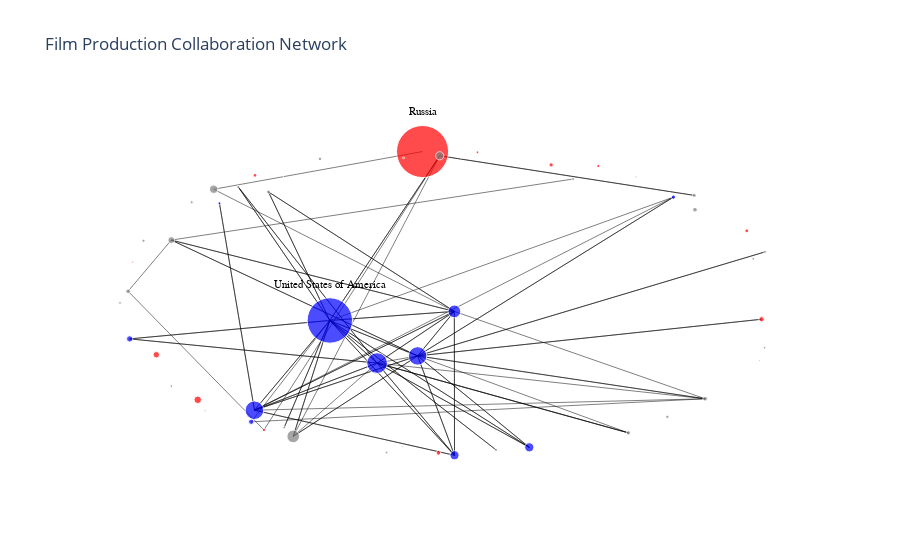

Source (notebook cell):
### Code cell
# With plotly
pos = nx.spring_layout(G, seed=42, k=10, iterations=100)
edge_x = []
edge_y = []
edge_weights = []

for edge in G.edges():
    x0, y0 = pos[edge[0]]
    x1, y1 = pos[edge[1]]
    edge_x.append(x0)
    edge_x.append(x1)
    edge_y.append(y0)
    edge_y.append(y1)
    edge_weights.append(G[edge[0]][edge[1]]['weight'])

edge_trace = go.Scatter(
    x=edge_x,
    y=edge_y,
    line=dict(width=0.5, color='black'),
    hoverinfo='none',
    mode='lines'
)

node_x = []
node_y = []
node_colors = []
node_sizes = []

for node in G.nodes():
    x, y = pos[node]
    node_x.append(x)
    node_y.append(y)
    if G.nodes[node]['side'] == 'Western':
        node_colors.append('blue')
    elif G.nodes[node]['side'] == 'Eastern':
        node_colors.append('red')
    elif G.nodes[node]['side'] == 'Lack of data':
        node_colors.append('lightyellow')
    else:
        node_colors.append('grey')
    node_sizes.append(G.nodes[node]['size'] * 0.5)

# Find the two nodes with the largest size
largest_nodes = sorted(G.nodes(data=True), key=lambda x: x[1]['size'], reverse=True)[:2]
largest_node_names = {node[0] for node in largest_nodes}  # Extract their names

# Update node labels
node_labels = [node if node in largest_node_names else "" for node in G.nodes()]

node_trace = go.Scatter(
    x=node_x,
    y=node_y,
    mode='markers+text',
    text=node_labels,
    textposition="top center",
    hoverinfo='text',
    hovertext=[node for node in G.nodes()],
    marker=dict(
        showscale=False,
        colorscale='YlGnBu',
        size=node_sizes,
        color=node_colors
    ),
    textfont=dict(
        family='Arial Black',
        size=11,
        color="black"  
    )
)

layout = go.Layout(
                    title='Film Production Collaboration Network',
                    showlegend=False,
                    hovermode='closest',
                    xaxis=dict(showgrid=False, zeroline=False, showticklabels=False, visible=False),
                    yaxis=dict(showgrid=False, zeroline=False, showticklabels=False, visible=False),
                    plot_bgcolor='white'
                )

fig = go.Figure(data=[edge_trace, node_trace], layout=layout)

fig.show()

### Figure 1 — Plotly figure (JSON) as saved in the notebook; plotly's stock layout.template omitted (floating-point values rounded to 4 significant figures)
{"data": [{"hoverinfo": "none", "line": {"color": "black", "width": 0.5}, "mode": "lines", "type": "scatter", "x": [-0.07741, -0.707, 0.01847, -0.584, 0.01847, -0.09224, 0.01847, -0.5418, 0.01847, 0.01894, 0.01847, -0.2144, 0.01847, -0.3569, 0.01847, -0.8346, 0.01847, 0.7744, -0.584, -0.09224, -0.584, -0.6895, -0.584, 0.01894, -0.584, -0.3569, -0.584, -0.2144, -0.584, 0.6789, -0.3569, -0.2144, -0.3569, 0.01894, -0.3569, -0.09224, -0.3569, -0.4672, -0.3569, 0.2444, -0.3569, -0.9601, -0.3569, -0.5418, -0.3569, -0.4946, -0.3569, -0.02564, -0.3569, -0.6329, -0.3569, 0.144, -0.3569, -0.5938, 0.7744, -0.09224, 0.7744, -0.2144, -0.09224, -0.2144, -0.09224, 0.01894, -0.09224, 0.9443, -0.09224, 0.6789, -0.09224, 0.2444, -0.09224, 0.955, -0.09224, -0.8346, -0.09224, -0.4672, -0.09224, 0.543, -0.2144, 0.01894, -0.2144, 0.2444, -0.2144, -0.6329, -0.2144, 0.543, -0.2144, -0.9601, -0.2144, -0.4672, -0.02564, 0.7417, -0.02564, -0.5555, -0.9649, -0.8346, -0.8346, 0.3766], "y": [0.9937, 0.7484, -0.04642, -0.6895, -0.04642, -0.3361, -0.04642, 0.7311, -0.04642, -0.9828, -0.04642, -0.3828, -0.04642, -0.1055, -0.04642, 0.4175, -0.04642, -0.6151, -0.6895, -0.3361, -0.6895, 0.6575, -0.6895, -0.9828, -0.6895, -0.1055, -0.6895, -0.3828, -0.6895, 0.6972, -0.1055, -0.3828, -0.1055, -0.9828, -0.1055, -0.3361, -0.1055, -0.8596, -0.1055, -0.9312, -0.1055, -0.2253, -0.1055, 0.7311, -0.1055, -0.8026, -0.1055, 0.9663, -0.1055, 0.7635, -0.1055, -0.9476, -0.1055, -0.765, -0.6151, -0.3361, -0.6151, -0.3828, -0.3361, -0.3828, -0.3361, -0.9828, -0.3361, -0.09755, -0.3361, 0.6972, -0.3361, -0.9312, -0.3361, 0.341, -0.3361, 0.4175, -0.3361, -0.8596, -0.3361, -0.837, -0.3828, -0.9828, -0.3828, -0.9312, -0.3828, 0.7635, -0.3828, -0.837, -0.3828, -0.2253, -0.3828, -0.8596, 0.9663, 0.7084, 0.9663, -0.8179, 0.08457, 0.4175, 0.4175, 0.8152]}, {"hoverinfo": "text", "hovertext": ["Russia", "Germany", "Italy", "United States of America", "Estonia", "Ukraine", "Switzerland", "Lithuania", "France", "Egypt", "United Kingdom", "India", "Hong Kong", "Costa Rica", "Spain", "Canada", "Latvia", "Hungary", "Japan", "Poland", "Denmark", "Korea", "Croatia", "Austria", "Philippines", "Portugal", "Taiwan", "Georgia", "Romania", "Australia", "South Africa", "Luxembourg", "Sweden", "Ireland", "Greece", "Uruguay", "Argentina", "Belgium", "Netherlands", "Czech Republic", "Bangladesh", "New Zealand", "Albania", "Finland", "Iceland", "Liechtenstein", "Iran", "Zimbabwe", "Norway", "Bosnia and Herzegovina", "Cuba", "Peru", "Israel", "Uzbekistan", "China", "Mexico", "Azerbaijan", "Bolivia", "Brazil", "Venezuela", "Serbia", "Macedonia", "Monaco", "Slovakia", "Turkey", "Senegal", "Tunisia", "Qatar", "Cote D'Ivoire", "Belarus", "Armenia", "Algeria", "Thailand", "Colombia", "Chile", "Singapore", "Ghana", "Morocco", "Vietnam", "Slovenia", "Pakistan", "Montenegro", "Namibia", "Bulgaria", "Yugoslavia", "Moldova", "Burkina Faso", "Aruba", "Czechoslovakia", "Ethiopia", "Jordan", "Puerto Rico", "Kazakhstan", "Indonesia", "Congo", "Libya", "Bhutan", "Jamaica", "Mauritania", "Angola", "Turkmenistan", "Panama", "Afghanistan", "Martinique", "Trinidad and Tobago", "Syria", "Kyrgyzstan", "Botswana", "Guinea", "Bahamas", "Papua New Guinea", "Ecuador", "Palestinian Territory", "Mali"], "marker": {"color": ["red", "blue", "blue", "blue", "red", "grey", "grey", "red", "blue", "grey", "blue", "red", "grey", "lightyellow", "blue", "blue", "red", "red", "grey", "red", "grey", "grey", "blue", "grey", "grey", "grey", "grey", "red", "grey", "blue", "grey", "lightyellow", "grey", "grey", "grey", "lightyellow", "grey", "blue", "grey", "red", "lightyellow", "grey", "lightyellow", "grey", "lightyellow", "lightyellow", "grey", "lightyellow", "grey", "grey", "red", "lightyellow", "grey", "grey", "red", "blue", "lightyellow", "lightyellow", "grey", "lightyellow", "red", "lightyellow", "lightyellow", "grey", "grey", "lightyellow", "lightyellow", "lightyellow", "lightyellow", "grey", "grey", "lightyellow", "lightyellow", "lightyellow", "lightyellow", "lightyellow", "lightyellow", "lightyellow", "lightyellow", "lightyellow", "lightyellow", "lightyellow", "lightyellow", "lightyellow", "lightyellow", "lightyellow", "lightyellow", "lightyellow", "lightyellow", "lightyellow", "lightyellow", "lightyellow", "lightyellow", "lightyellow", "lightyellow", "lightyellow", "lightyellow", "lightyellow", "lightyellow", "lightyellow", "lightyellow", "lightyellow", "lightyellow", "lightyellow", "lightyellow", "lightyellow", "lightyellow", "lightyellow", "lightyellow", "lightyellow", "lightyellow", "lightyellow", "lightyellow", "lightyellow"], "colorscale": [[0, "rgb(255,255,217)"], [0.125, "rgb(237,248,177)"], [0.25, "rgb(199,233,180)"], [0.375, "rgb(127,205,187)"], [0.5, "rgb(65,182,196)"], [0.625, "rgb(29,145,192)"], [0.75, "rgb(34,94,168)"], [0.875, "rgb(37,52,148)"], [1, "rgb(8,29,88)"]], "showscale": false, "size": [52.09, 12.7, 18.53, 45.38, 4.243, 8.367, 4.664, 7.55, 18.45, 1.658, 20.69, 6.442, 8.261, 0.866, 9.138, 9.165, 3.708, 3.841, 12.65, 5.268, 4.583, 2.915, 2.915, 3.64, 3, 2.784, 3.808, 2.598, 2.598, 6.325, 2.398, 1.414, 6.892, 2.958, 3.5, 0.5, 3.122, 4.272, 4.301, 4.61, 0.5, 2.646, 0.5, 4.664, 1.5, 1.5, 2.693, 0.866, 2.872, 2, 1.871, 1.323, 2.449, 2, 3.202, 5.339, 0.866, 0.7071, 3.317, 1.323, 3.122, 0.7071, 0.866, 1.732, 2.784, 1.5, 1.323, 0.5, 0.5, 1.658, 1.581, 1.323, 1.225, 0.866, 1.414, 0.866, 0.7071, 1.323, 0.866, 0.7071, 0.7071, 0.7071, 0.866, 1.414, 0.7071, 0.866, 1, 0.5, 1, 0.5, 0.5, 1, 1.323, 1, 0.5, 0.5, 0.5, 0.7071, 1, 0.5, 0.7071, 0.866, 0.5, 0.5, 0.5, 0.5, 0.7071, 0.7071, 0.5, 0.5, 0.5, 0.5, 0.5, 0.5]}, "mode": "markers+text", "text": ["Russia", "", "", "United States of America", "", "", "", "", "", "", "", "", "", "", "", "", "", "", "", "", "", "", "", "", "", "", "", "", "", "", "", "", "", "", "", "", "", "", "", "", "", "", "", "", "", "", "", "", "", "", "", "", "", "", "", "", "", "", "", "", "", "", "", "", "", "", "", "", "", "", "", "", "", "", "", "", "", "", "", "", "", "", "", "", "", "", "", "", "", "", "", "", "", "", "", "", "", "", "", "", "", "", "", "", "", "", "", "", "", "", "", "", "", ""], "textfont": {"color": "black", "family": "Arial Black", "size": 11}, "textposition": "top center", "type": "scatter", "x": [-0.07741, 0.01847, -0.584, -0.3569, 0.3101, -0.707, 0.7744, -0.7549, -0.09224, -0.1389, -0.2144, -0.8799, -0.02564, -0.9298, 0.01894, 0.2444, -0.5825, 0.8999, -0.4672, 0.9443, -0.9649, -0.7732, -0.6895, -0.5418, 0.144, 0.955, 0.7417, 0.08799, -0.8346, -0.9601, -0.4946, 0.9542, -0.8346, -0.6329, -0.3866, 0.6052, -0.9185, 0.6789, 0.543, -0.02943, 0.9025, -0.186, -0.6693, 0.7437, 0.986, -0.8488, 0.9195, 0.9623, 0.3766, -0.733, -0.9508, -0.9046, 0.9535, -0.1347, -0.5555, -0.5938, 0.8072, 0.1949, 0.6604, 0.9808, 0.4523, -0.2501, -0.9337, 0.5662, -0.9893, -0.2988, -0.9299, 0.9866, 0.03838, -0.1933, 0.9378, 0.5325, -0.3575, 0.8764, -0.9113, 0.8518, -0.9622, 0.9076, 0.496, -0.4972, -0.2457, 0.8157, -0.8255, -0.4013, -0.9726, 0.3319, 0.08075, 0.4716, 0.8453, 0.7471, -0.0902, 0.6491, -0.7611, 0.9589, 0.3474, -0.4704, 0.964, -0.8225, 0.3739, 0.8442, 0.42, -0.287, 0.2007, -0.9196, -0.8918, 0.141, 0.6925, 0.7955, -0.3738, 0.2604, 0.5846, -0.9682, -0.7769, 1], "y": [0.9937, -0.04642, -0.6895, -0.1055, 0.9068, 0.7484, -0.6151, -0.6218, -0.3361, -0.9268, -0.3828, -0.3285, 0.9663, 0.2189, -0.9828, -0.9312, 0.8388, 0.4779, -0.8596, -0.09755, 0.08457, 0.6635, 0.6575, 0.7311, -0.9476, 0.341, 0.7084, 0.9893, -0.5325, -0.2253, -0.8026, -0.2144, 0.4175, 0.7635, 0.9461, -0.7711, 0.413, 0.6972, -0.837, -0.9671, 0.3998, -0.9646, -0.6645, 0.6149, 0.004987, 0.4902, 0.2958, 0.06213, 0.8152, -0.693, 0.2743, 0.08097, -0.2832, 0.9527, -0.8179, -0.765, 0.6139, 0.9671, -0.7326, 0.1195, 0.8996, -0.9424, -0.1681, 0.8299, 0.008667, -0.9011, -0.2838, -0.1562, 0.9504, 0.9834, -0.3659, -0.7607, -0.9241, -0.3083, -0.3827, -0.5192, -0.05105, -0.4462, 0.8384, 0.8315, 0.9088, 0.4609, 0.5639, -0.8746, 0.1597, -0.9396, -0.9448, -0.8465, -0.4373, -0.682, -0.968, 0.7866, 0.5801, 0.1781, -0.8775, 0.8919, 0.2397, -0.4455, 0.9268, 0.5452, -0.889, 0.9565, -0.9724, 0.3386, -0.4649, 0.9401, -0.6669, -0.5525, 0.8887, 0.9498, 0.7409, -0.1158, -0.5611, -0.06312]}], "layout": {"hovermode": "closest", "plot_bgcolor": "white", "showlegend": false, "title": {"text": "Film Production Collaboration Network"}, "xaxis": {"showgrid": false, "showticklabels": false, "visible": false, "zeroline": false}, "yaxis": {"showgrid": false, "showticklabels": false, "visible": false, "zeroline": false}}}
